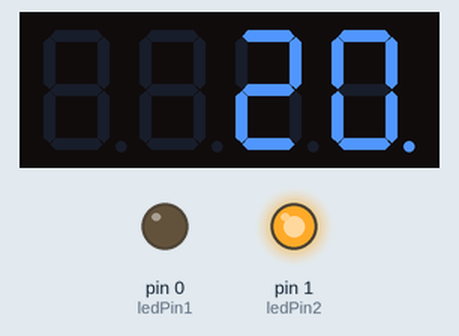
The sketch below on a simulated Arduino Uno, built with avr-gcc and run on an emulated ATmega328P. Shown: 4-digit seven-segment display, output pins drawn as LEDs (lit = HIGH).

Above: at 0.1 s.
At 5.1 s:
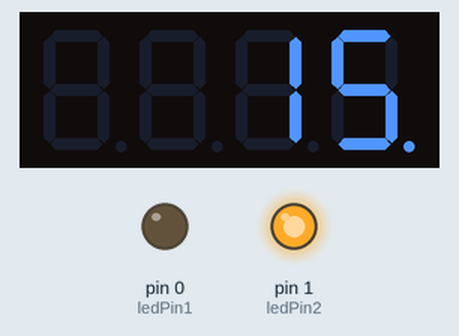
At 10.1 s:
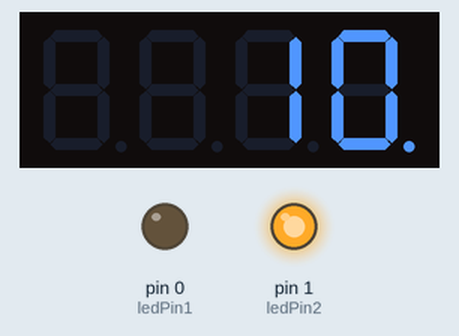
At 20.1 s:
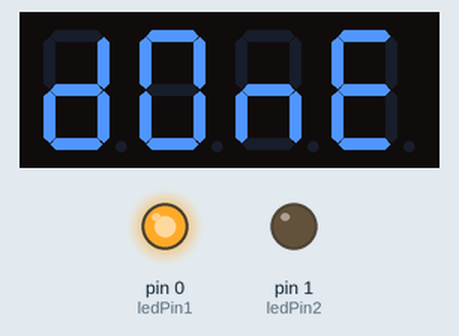
Timing chart, 0 to 21.6 s (numbered marks = the images above):
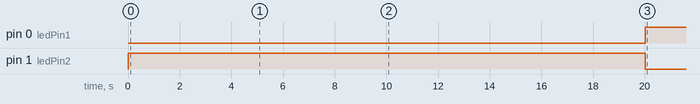

The sketch:

cleanhands.ino
```cpp
#include "SevSeg.h" //Heavily dependent on this library built for managing the 7 segment display
SevSeg sevseg;      //https://github.com/DeanIsMe/SevSeg

// Definition of other variables and components
int countdown = 20;
unsigned long timer = 0;
unsigned long lastTime = 0;
byte ledPin1 = 0;
byte ledPin2 = 1;


void setup() {
  // All variables for the sevseg object
  byte numDigits = 4;
  byte digitPins[] = {2, 3, 4, 5};
  byte segmentPins[] = {6, 7, 8, 9, 10, 11, 12, 13};
  bool resistorsOnSegments = 0;
  bool updateWithDelays = false;
  bool leadingZeros = false;
  bool disableDecPoint = true;

  // Start the sevseg object's function
  sevseg.begin(COMMON_CATHODE, numDigits, digitPins, segmentPins, resistorsOnSegments, updateWithDelays, leadingZeros, disableDecPoint);
  sevseg.setBrightness(90);

  // Declare other components
  pinMode(ledPin1, OUTPUT);
  pinMode(ledPin2, OUTPUT);
  digitalWrite(ledPin1, LOW);
  digitalWrite(ledPin2, HIGH);
}


void loop() {
  while (countdown > 0){
    sevseg.setNumber(countdown, 0);
    sevseg.refreshDisplay();
    timer = millis();
    if (timer - lastTime > 1000){
      lastTime = timer;
      countdown--;
    }
  }
  sevseg.setChars("done");
  sevseg.refreshDisplay();

  digitalWrite(ledPin1, HIGH);
  digitalWrite(ledPin2, LOW);
}
```

shiftcleanhands.ino
```cpp
/*
#include "SevSegShift.h" //Heavily dependent on this library built for managing the 7 segment display
                         //https://github.com/bridystone/SevSegShift

#define SHIFT_PIN_DS   8
#define SHIFT_PIN_STCP 7
#define SHIFT_PIN_SHCP 6

SevSegShift sevsegshift(SHIFT_PIN_DS, SHIFT_PIN_SHCP, SHIFT_PIN_STCP, 1, true); //Instantiate a seven segment controller object (with Shift Register functionality)

// Definition of other variables and components
int countdown = 5;
unsigned long timer = 0;
unsigned long lastTime = 0;
byte ledPin1 = 0;
byte ledPin2 = 1;


void setup() {
  // All variables for the sevseg object
  byte numDigits = 4;
  byte digitPins[] = {9, 10, 11, 12};
  byte segmentPins[] = {0, 2, 4, 6, 7, 1, 3, 5};
  bool resistorsOnSegments = 0;
  bool updateWithDelays = false;
  bool leadingZeros = false;
  bool disableDecPoint = true;

  // Start the sevseg object's function
  sevsegshift.begin(COMMON_CATHODE, numDigits, digitPins, segmentPins, resistorsOnSegments, updateWithDelays, leadingZeros, disableDecPoint);
  sevsegshift.setBrightness(90);

  // Declare other components
  pinMode(ledPin1, OUTPUT);
  pinMode(ledPin2, OUTPUT);
  digitalWrite(ledPin1, LOW);
  digitalWrite(ledPin2, HIGH);
}


void loop() {
  while (countdown > 0){
    sevsegshift.setNumber(countdown, 0);
    sevsegshift.refreshDisplay();
    timer = millis();
    if (timer - lastTime > 1000){
      lastTime = timer;
      countdown--;
    }
  }
  sevsegshift.setChars("done");
  sevsegshift.refreshDisplay();

  digitalWrite(ledPin1, HIGH);
  digitalWrite(ledPin2, LOW);
}
*/
```

Measured:
- by itself, pin 0 (ledPin1): LOW → HIGH at 20.0 s
- by itself, pin 1 (ledPin2): HIGH → LOW at 20.0 s
- what the display in image 1 shows lasts 1.0 s, from 5.0 s to 6.0 s
